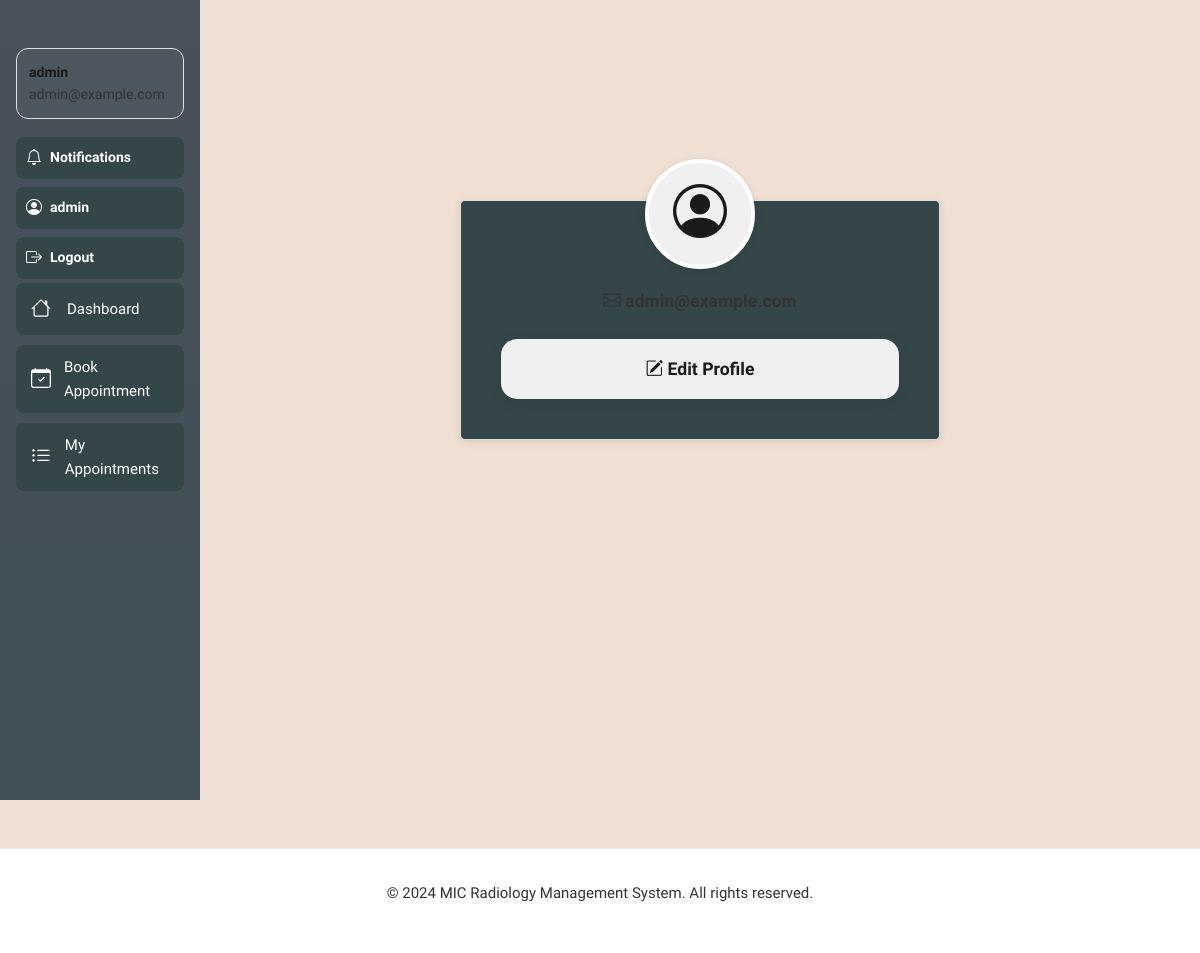
/profile/ (signed in), run on the app's committed database.
### apps/users/models.py (models this page shows, shortened)
class CustomUser(AbstractUser):
    USER_ROLES = [
        ('patient', 'Patient'),
        ('staff', 'Radiology Staff'),
        ('receptionist', 'Receptionist'),
        ('doctor', 'Referral Doctor'),
    ]
    id = models.UUIDField(primary_key=True, default=uuid.uuid4, editable=False)
    role = models.CharField(max_length=20, choices=USER_ROLES, default='patient')
    phone_number = models.CharField(max_length=15, blank=True, null=True)
    date_of_birth = models.DateField(blank=True, null=True)
    gender = models.CharField(max_length=10, choices=[('M', 'Male'), ('F', 'Female'), ('O', 'Other')], blank=True)
    address = models.TextField(blank=True)
    city = models.CharField(max_length=100, blank=True)
    postal_code = models.CharField(max_length=10, blank=True)
    profile_picture = models.ImageField(upload_to='profile_pictures/', blank=True, null=True)
    license_number = models.CharField(max_length=50, blank=True, null=True, unique=True)
    specialization = models.CharField(max_length=100, blank=True)
    hospital_affiliation = models.CharField(max_length=200, blank=True)
    medical_aid_number = models.CharField(max_length=50, blank=True, null=True)
    medical_aid_name = models.CharField(max_length=100, blank=True)
    is_verified = models.BooleanField(default=False)
    created_at = models.DateTimeField(auto_now_add=True)
    updated_at = models.DateTimeField(auto_now=True)
    class Meta:
        ordering = ['-created_at']
        verbose_name = 'User'
        verbose_name_plural = 'Users'
    def is_patient(self):
        return self.role == 'patient'

### apps/users/views.py (the view)
# urls.py: path('profile/', views.profile, name='profile'),
@login_required(login_url='login')
@require_http_methods(["GET", "POST"])
def profile(request):
    if request.method == 'POST':
        form = CustomUserChangeForm(request.POST, request.FILES, instance=request.user)
        if form.is_valid():
            form.save()
            messages.success(request, 'Profile updated successfully!')
            return redirect('profile')
    else:
        form = CustomUserChangeForm(instance=request.user)
    return render(request, 'users/profile.html', {'form': form})

### templates/users/profile.html (shortened to what this page needs)
{% extends 'base.html' %}
{% block content %}
<div class="profile-outer">
    <div class="profile-glass-card">
        <div class="profile-avatar">
            <i class="bi bi-person-circle"></i>
        </div>
        <div class="profile-email"><i class="bi bi-envelope"></i> {{ user.email }}</div>
        <a href="{% url 'edit_profile' %}" class="edit-profile-btn"><i class="bi bi-pencil-square"></i> Edit Profile</a>
    </div>
</div>
{% endblock %}

### templates/base.html (shortened to what this page needs)
<!DOCTYPE html>
<html lang="en">
<head>
    {% load static %}
    <link href="https://cdn.jsdelivr.net/npm/bootstrap@5.3.0/dist/css/bootstrap.min.css" rel="stylesheet">
    <link rel="stylesheet" href="https://cdn.jsdelivr.net/npm/bootstrap-icons@1.11.0/font/bootstrap-icons.css">
    <link rel="stylesheet" href="{% static 'css/theme.css' %}">
    <link rel="stylesheet" href="{% static 'css/dashboard_theme.css' %}">
</head>
<body class="{% block body_class %}{% endblock %}">
    {% if user.is_authenticated %}
    <div class="container-fluid">
        <div class="row">
            <nav class="col-md-2 sidebar">
                <div class="sidebar-sticky p-3">
                    <div class="profile-card">
                        <div>
                            <div class="name">{{ user.get_full_name|default:user.username }}</div>
                            <div class="role">{{ user.get_short_name|default:user.email }}</div>
                        </div>
                    </div>
                    <div class="sidebar-controls mt-3">
                        {% if user.is_authenticated %}
                            <a href="{% url 'notification_list' %}" class="btn btn-icon" title="Notifications">
                                <span class="notif-wrapper">
                                    <i id="notif-bell" class="bi bi-bell"></i>
                                </span>
                                <span class="label">Notifications</span>
                            </a>
                            <a href="{% url 'profile' %}" class="btn btn-icon" title="Profile">
                                <i class="bi bi-person-circle"></i>
                                <span class="label">{{ user.first_name|default:user.username }}</span>
                            </a>
                            <a href="{% url 'logout' %}" class="btn btn-icon" title="Logout">
                                <i class="bi bi-box-arrow-right"></i>
                                <span class="label">Logout</span>
                            </a>
                        {% endif %}
                    </div>
                    {% if user.is_patient %}
                        <ul class="nav flex-column">
                            <li class="nav-item">
                                <a class="nav-link" href="{% url 'patient_dashboard' %}">
                                    <i class="bi bi-house"></i> Dashboard
                                </a>
                            </li>
                            <li class="nav-item">
                                <a class="nav-link" href="{% url 'book_appointment' %}">
                                    <i class="bi bi-calendar-check"></i> Book Appointment
                                </a>
                            </li>
                            <li class="nav-item">
                                <a class="nav-link" href="{% url 'appointment_list' %}">
                                    <i class="bi bi-list-ul"></i> My Appointments
                                </a>
                            </li>
                        </ul>
                    {% endif %}
                </div>
            </nav>
            <main class="col-md-10 ms-sm-auto px-md-4">
                {% block content %}{% endblock %}
            </main>
        </div>
    </div>
    {% endif %}
    <footer class="footer">
        <p>&copy; 2024 MIC Radiology Management System. All rights reserved.</p>
    </footer>
</body>
</html>

### static/css/dashboard_theme.css (style rules this page uses)
:root { --primary-500:#667eea; --primary-700:#4b6bd6; --accent-1:#764ba2; --muted:#9aa3af; --bg:#f1f4f8; --panel:#ffffff; }
.sidebar { background: linear-gradient(180deg, #49515a 0%, #405058 100%); min-height: 100vh; color: #e8eef3; border-right: none; }
.sidebar .sidebar-sticky { position: sticky; top: 20px; }
.sidebar .nav-link { color: rgba(255,255,255,0.9); padding: 10px 12px; border-radius: 8px; margin-bottom:6px; }
.sidebar .profile-card { display:flex; gap:10px; align-items:center; padding:12px; border-radius:12px; background: rgba(255,255,255,0.03); margin-bottom:18px; }
.profile-card .name { font-weight:600;color:#fff }
.profile-card .role { font-size:12px;color:rgba(255,255,255,0.7) }
.sidebar-controls { display:flex; flex-direction:column; gap:8px; }
.sidebar-controls .btn-icon { display:inline-flex; align-items:center; gap:8px; padding:8px 12px; height:42px; border-radius:10px; background: rgba(255,255,255,0.04); color: #fff; border: none; text-decoration: none; }
.sidebar-controls .btn-icon .label { font-size:14px; color: #fff; white-space: nowrap; }

### templates/base.html (style rules this page uses)
body { font-family: 'Google Sans', sans-serif; }
.notif-wrapper { position: relative; display: inline-block; }

### templates/users/profile.html (style rules this page uses)
body { background: #f0e0d4; min-height: 100vh; }
.profile-outer { display: flex; align-items: center; justify-content: center; min-height: 80vh; padding: 40px 0; }
.profile-glass-card { background: #344648; color: #ffffff; border-radius: 5px; box-shadow: 0 2px 8px rgba(0,0,0,0.1); border: 1px solid #e0e0e0; padding: 48px 40px 40px 40px; max-width: 480px; width: 100%; position: relative; animation: fadeIn 1s cubic-bezier(.39,.575,.56,1.000); }
.profile-avatar { width: 110px; height: 110px; border-radius: 50%; background: #f0f0f0; display: flex; align-items: center; justify-content: center; margin: -90px auto 18px auto; box-shadow: 0 2px 8px rgba(0,0,0,0.1); border: 4px solid #fff; position: relative; z-index: 2; }
.profile-avatar i { color: #1a1a1a; font-size: 54px; }
.profile-email { text-align: center; color: #333333; font-size: 1.1rem; margin-bottom: 24px; font-weight: 600; }
.edit-profile-btn { display: block; width: 100%; padding: 16px 0; background: #f0f0f0; color: #1a1a1a; font-weight: 900; font-size: 1.1rem; border: none; border-radius: 16px; box-shadow: 0 4px 16px rgba(0, 0, 0, 0.08); margin-top: 18px; transition: background 0.3s, color 0.3s, transform 0.2s; text-decoration: none; text-align: center; }

### data on the page
CustomUser: get_full_name "admin", get_short_name "admin@example.com", first_name "admin"
